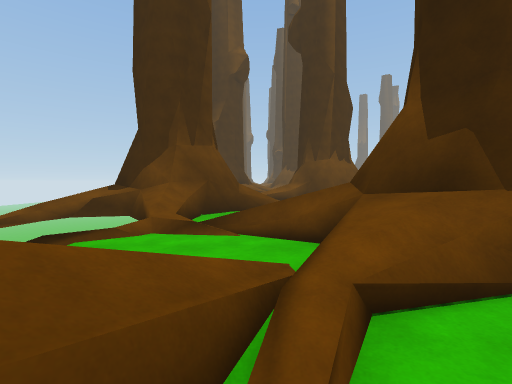
view 1 (above)

22 first-person views from a walk through a 3-D level made in the Unity game engine. The camera is 1.5 m above the floor, tilts 2° down and sees 85° across. The floor is counted in squares, 1.8 m on a side. Each view is taken from the middle of a square. On the plan, view 1 faces up. The plan holds only what a view shows up to about 10 squares ahead; the rest is blank. The place goes on beyond the plan. The player character is not drawn.

view 2
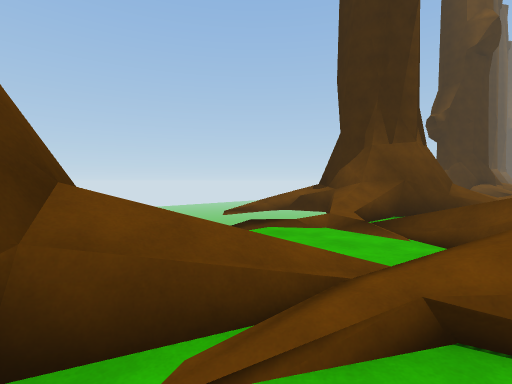

view 3
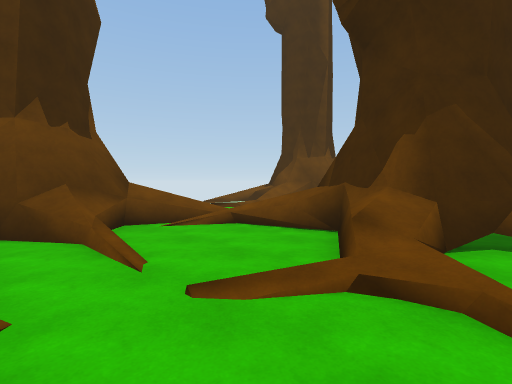

view 4
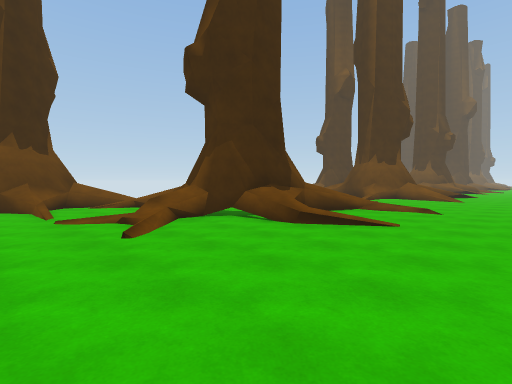

view 5
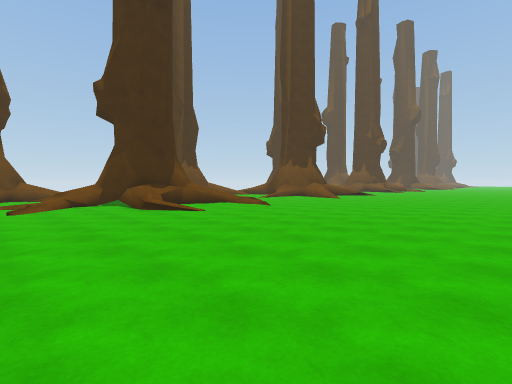

view 6
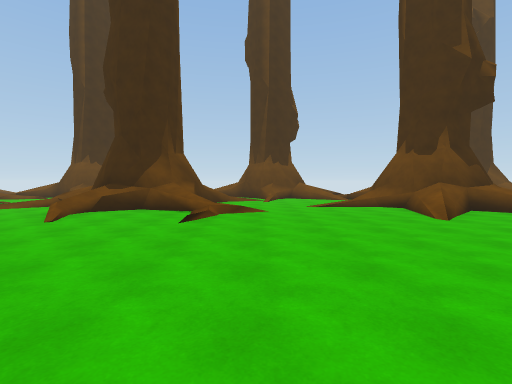

view 7
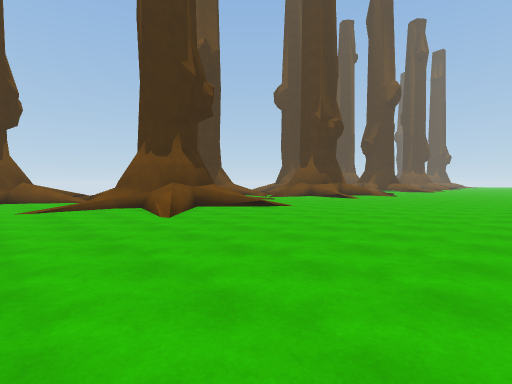

view 8
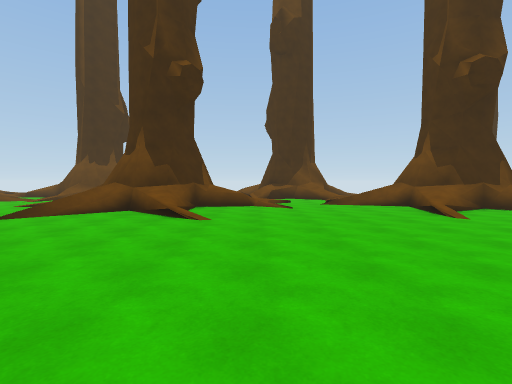

view 9
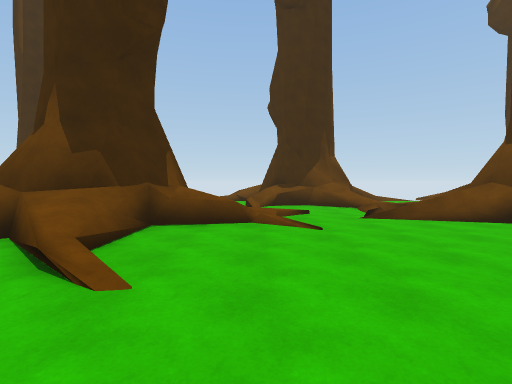

view 10
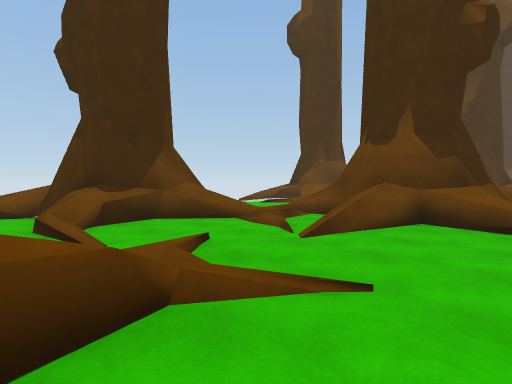

view 11
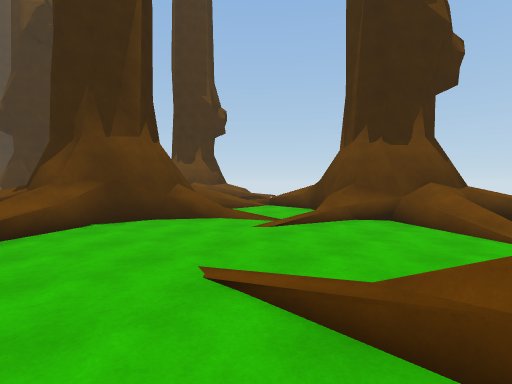

view 12
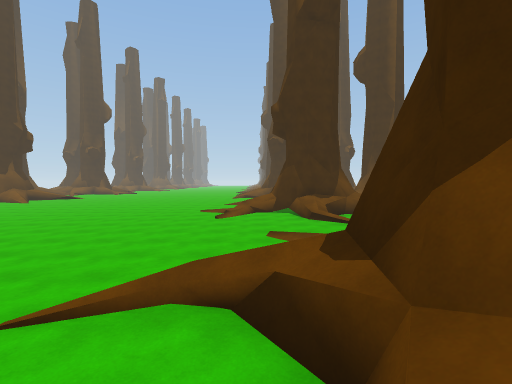

view 13
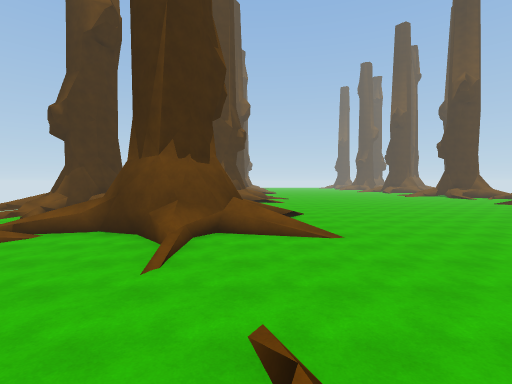

view 14
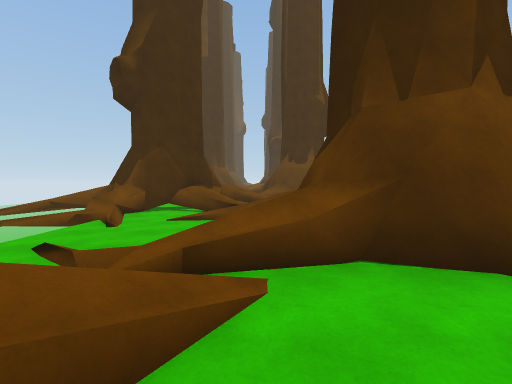

view 15
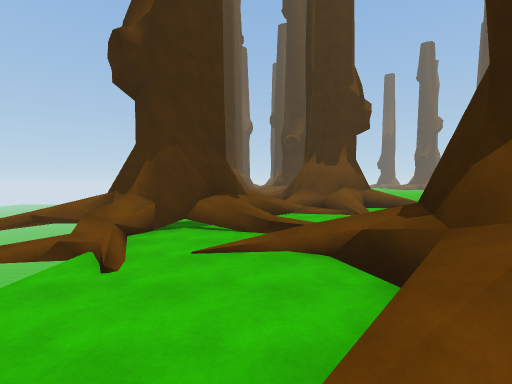

view 16
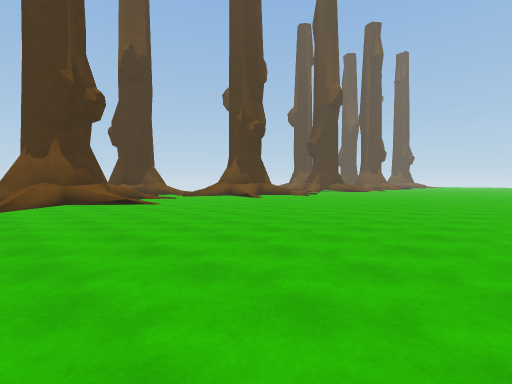

view 17
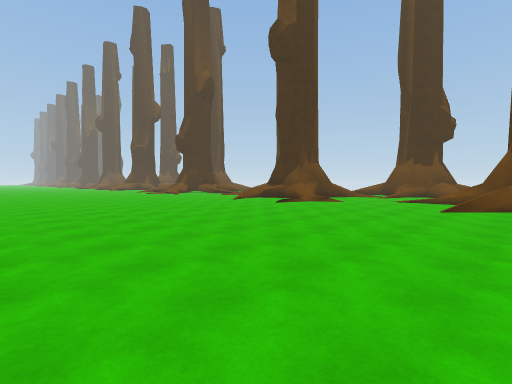

view 18
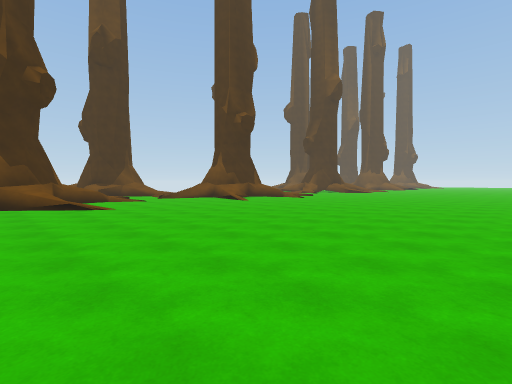

view 19
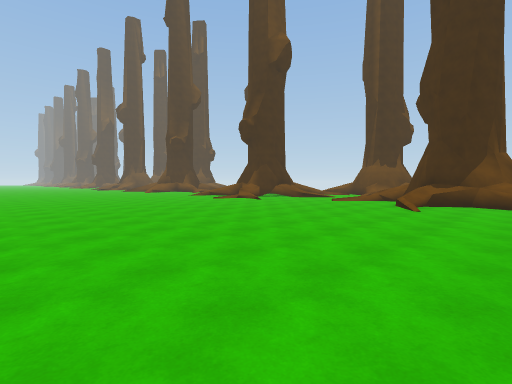

view 20
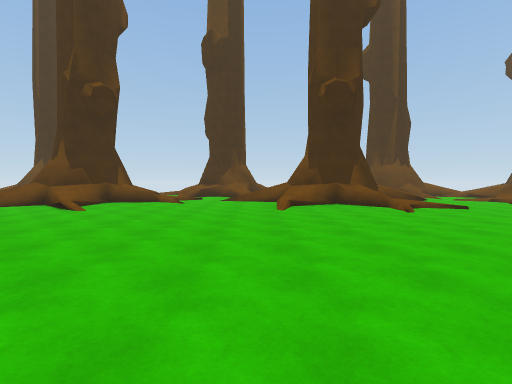

view 21
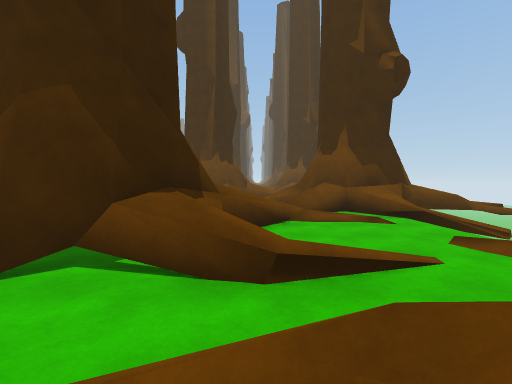

view 22
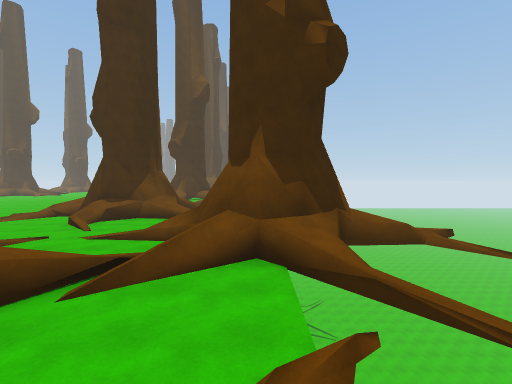

### Floor plan
Key: @ floor where view 1 was taken; # wall or solid block; x gap in a wall; . main floor; : floor 0.25 m higher than the main floor; / step, stairs or slope; = window, fence, low wall or low ledge; v drop or lower ground.
Columns run from 4 left of view 1 to 18 right of it. Each row starts with its distance up from view 1.
 24       ####/...........
 23      //==/=:..........
 22      //x..............
 21    #==//...............
 20 = v#=..................
 19 ####=.././.............
 18  #=//////..............
 17  x....../..............
 16 vv/..=####=/...........
 15   /...##=#=............
 14 vv...=##=#=............
 13  :.//=####= ...........
 12  v. //..=..............
 11 vv=#=.................
 10 ####..................
  9 ## #==................
  8 ####....../...........
  7 vx/.../...///.........
  6  v/.../##//...........
  5   ////####............
  4  v/.//#  #/...........
  3 vv...=####//..........
  2 vv.//=.##.............
  1 v =//...=.............
  0 ####@...:.............
 -1 #  #=#................
 -2    ###................
 -3      .. #.............
 -4         =..:.........

Where each view was taken, in squares from view 1:
view 1: 0 up, 0 right, facing up
view 2: 0 up, 1 right, facing up-left
view 3: 2 down, 5 right, facing up-left
view 4: 2 down, 10 right, facing up-left
view 5: 1 down, 15 right, facing up-left
view 6: 8 up, 14 right, facing left
view 7: 9 up, 14 right, facing up-left
view 8: 18 up, 14 right, facing left
view 9: 18 up, 10 right, facing left
view 10: 17 up, 6 right, facing up-left
view 11: 12 up, 6 right, facing down-left
view 12: 6 up, 6 right, facing down
view 13: 6 up, 6 right, facing up
view 14: 10 up, 1 right, facing up
view 15: 12 up, 0 right, facing up
view 16: 12 up, 18 right, facing up-left
view 17: 14 up, 17 right, facing down-left
view 18: 14 up, 17 right, facing up-left
view 19: 6 up, 17 right, facing down-left
view 20: 22 up, 16 right, facing left
view 21: 19 up, 1 right, facing down
view 22: 6 up, 2 left, facing down
